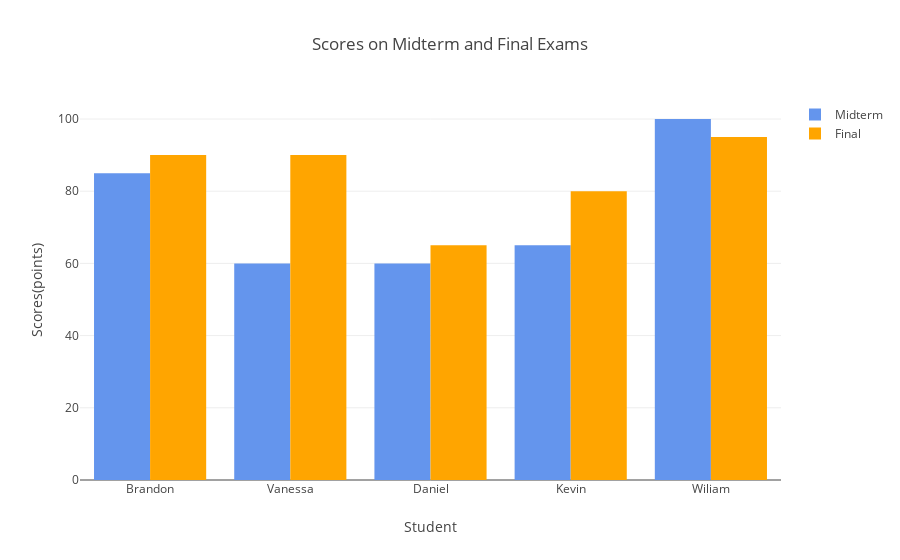

Notebook source saved alongside this figure:
### Code cell
val studentCol = sdf.select("Student").collect().map(_(0).asInstanceOf[String]).toSeq
val midtermCol = sdf.select("Midterm").collect().map(_(0).asInstanceOf[Int]).toSeq
val finalCol = sdf.select("Final").collect().map(_(0).asInstanceOf[Int]).toSeq

val data = Seq(
    Bar(x=studentCol,
        y=midtermCol,
        name="Midterm",
        marker = Marker(color = Color.RGB(100,149,237))
       ),
    Bar(x=studentCol,
        y=finalCol,
        name="Final",
        marker = Marker(color = Color.RGB(255,165,0))
       )
)

val layout = Layout(
    title="Scores on Midterm and Final Exams",
    xaxis= Axis(title="Student"),
    yaxis= Axis(title="Scores(points)")
)

plot(data, layout)

### Figure 1 — Plotly figure (JSON) as saved in the notebook; plotly's stock layout.template omitted (floating-point values rounded to 4 significant figures)
{"data": [{"marker": {"color": "rgb(100, 149, 237)"}, "name": "Midterm", "type": "bar", "x": ["Brandon", "Vanessa", "Daniel", "Kevin", "Wiliam"], "y": [85, 60, 60, 65, 100]}, {"marker": {"color": "rgb(255, 165, 0)"}, "name": "Final", "type": "bar", "x": ["Brandon", "Vanessa", "Daniel", "Kevin", "Wiliam"], "y": [90, 90, 65, 80, 95]}], "layout": {"autosize": true, "title": {"text": "Scores on Midterm and Final Exams"}, "xaxis": {"autorange": true, "range": [-0.5, 4.5], "title": {"text": "Student"}, "type": "category"}, "yaxis": {"autorange": true, "range": [0, 105.3], "title": {"text": "Scores(points)"}, "type": "linear"}}}
